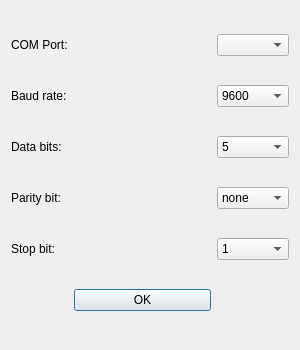
<?xml version="1.0" encoding="UTF-8"?>
<ui version="4.0">
 <class>Dialog</class>
 <widget class="QDialog" name="Dialog">
  <property name="geometry">
   <rect>
    <x>0</x>
    <y>0</y>
    <width>300</width>
    <height>350</height>
   </rect>
  </property>
  <property name="maximumSize">
   <size>
    <width>300</width>
    <height>350</height>
   </size>
  </property>
  <property name="windowTitle">
   <string>Dialog</string>
  </property>
  <layout class="QGridLayout" name="gridLayout">
   <item row="2" column="0">
    <widget class="QLabel" name="labelDataBits">
     <property name="text">
      <string>Data bits:</string>
     </property>
    </widget>
   </item>
   <item row="3" column="1">
    <spacer name="horizontalSpacer_4">
     <property name="orientation">
      <enum>Qt::Horizontal</enum>
     </property>
     <property name="sizeHint" stdset="0">
      <size>
       <width>40</width>
       <height>20</height>
      </size>
     </property>
    </spacer>
   </item>
   <item row="1" column="0">
    <widget class="QLabel" name="labelBaudRate">
     <property name="text">
      <string>Baud rate:</string>
     </property>
    </widget>
   </item>
   <item row="4" column="0">
    <widget class="QLabel" name="labelStopBit">
     <property name="text">
      <string>Stop bit:</string>
     </property>
    </widget>
   </item>
   <item row="3" column="0">
    <widget class="QLabel" name="labelParityBit">
     <property name="text">
      <string>Parity bit:</string>
     </property>
    </widget>
   </item>
   <item row="4" column="2">
    <widget class="QComboBox" name="comboBoxStopBit">
     <item>
      <property name="text">
       <string>1</string>
      </property>
     </item>
     <item>
      <property name="text">
       <string>1.5</string>
      </property>
     </item>
     <item>
      <property name="text">
       <string>2</string>
      </property>
     </item>
    </widget>
   </item>
   <item row="1" column="1">
    <spacer name="horizontalSpacer_2">
     <property name="orientation">
      <enum>Qt::Horizontal</enum>
     </property>
     <property name="sizeHint" stdset="0">
      <size>
       <width>40</width>
       <height>20</height>
      </size>
     </property>
    </spacer>
   </item>
   <item row="3" column="2">
    <widget class="QComboBox" name="comboBoxParityBit">
     <item>
      <property name="text">
       <string>none</string>
      </property>
     </item>
     <item>
      <property name="text">
       <string>odd</string>
      </property>
     </item>
     <item>
      <property name="text">
       <string>even</string>
      </property>
     </item>
     <item>
      <property name="text">
       <string>mark</string>
      </property>
     </item>
     <item>
      <property name="text">
       <string>space</string>
      </property>
     </item>
    </widget>
   </item>
   <item row="1" column="2">
    <widget class="QComboBox" name="comboBoxBaudRate">
     <property name="currentText">
      <string>57600</string>
     </property>
     <item>
      <property name="text">
       <string>9600</string>
      </property>
     </item>
     <item>
      <property name="text">
       <string>19200</string>
      </property>
     </item>
     <item>
      <property name="text">
       <string>57600</string>
      </property>
     </item>
     <item>
      <property name="text">
       <string>115200</string>
      </property>
     </item>
    </widget>
   </item>
   <item row="0" column="0">
    <widget class="QLabel" name="labelCOMPort">
     <property name="text">
      <string>COM Port:</string>
     </property>
    </widget>
   </item>
   <item row="4" column="1">
    <spacer name="horizontalSpacer_5">
     <property name="orientation">
      <enum>Qt::Horizontal</enum>
     </property>
     <property name="sizeHint" stdset="0">
      <size>
       <width>40</width>
       <height>20</height>
      </size>
     </property>
    </spacer>
   </item>
   <item row="2" column="1">
    <spacer name="horizontalSpacer_3">
     <property name="orientation">
      <enum>Qt::Horizontal</enum>
     </property>
     <property name="sizeHint" stdset="0">
      <size>
       <width>40</width>
       <height>20</height>
      </size>
     </property>
    </spacer>
   </item>
   <item row="2" column="2">
    <widget class="QComboBox" name="comboBoxDataBits">
     <property name="currentText">
      <string>8</string>
     </property>
     <item>
      <property name="text">
       <string>5</string>
      </property>
     </item>
     <item>
      <property name="text">
       <string>6</string>
      </property>
     </item>
     <item>
      <property name="text">
       <string>7</string>
      </property>
     </item>
     <item>
      <property name="text">
       <string>8</string>
      </property>
     </item>
    </widget>
   </item>
   <item row="0" column="2">
    <widget class="QComboBox" name="comboBox"/>
   </item>
   <item row="0" column="1">
    <spacer name="horizontalSpacer">
     <property name="orientation">
      <enum>Qt::Horizontal</enum>
     </property>
     <property name="sizeHint" stdset="0">
      <size>
       <width>40</width>
       <height>20</height>
      </size>
     </property>
    </spacer>
   </item>
   <item row="5" column="1">
    <widget class="QPushButton" name="pushButton">
     <property name="text">
      <string>OK</string>
     </property>
    </widget>
   </item>
  </layout>
 </widget>
 <resources/>
 <connections/>
</ui>
